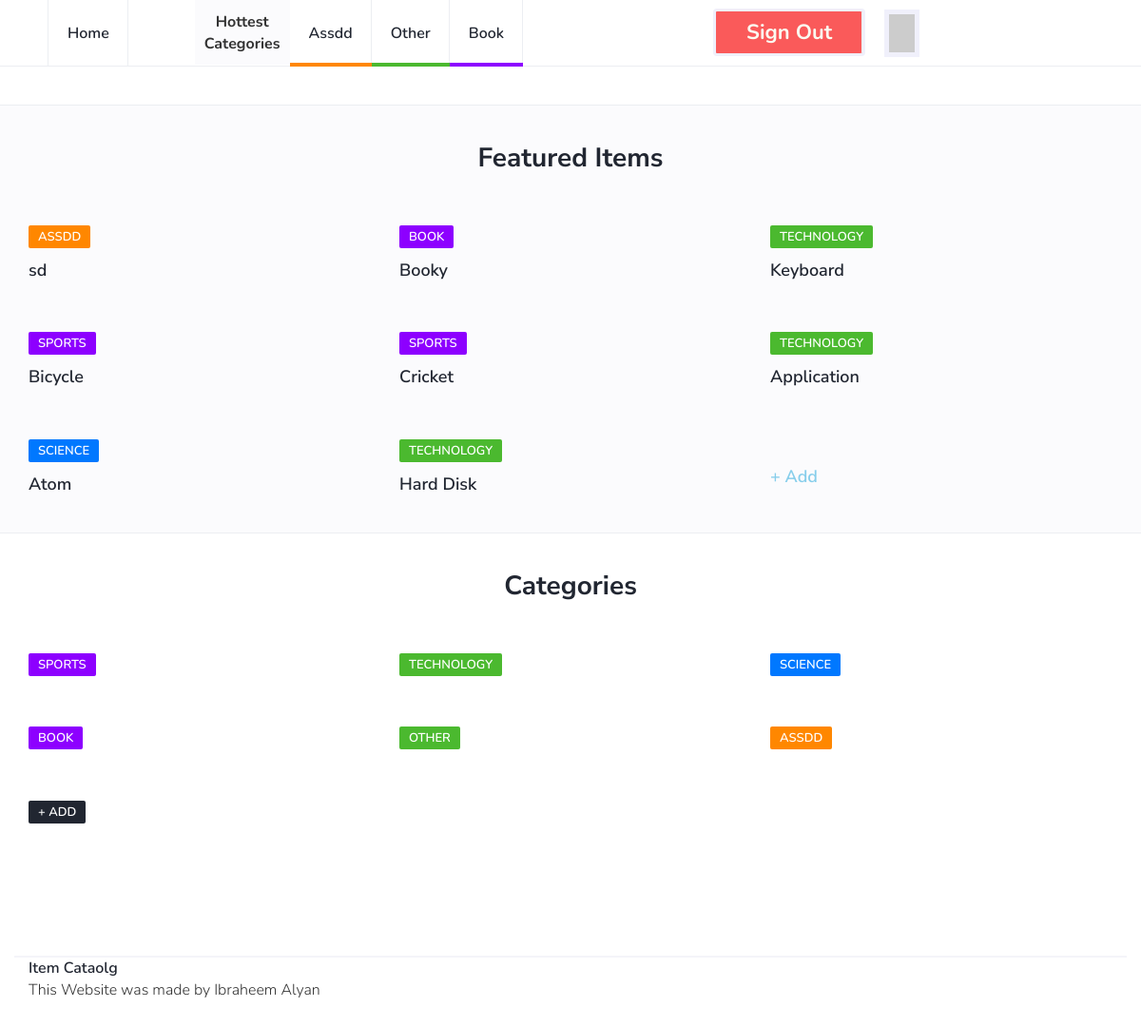
The app's page /index (signed in) with its own data.
### database_setup.py (models this page shows, shortened)
class Category(Base):
    __tablename__ = 'category'
    id = Column(Integer, primary_key = True)
    name =Column(String(80), nullable = False)

class Item(Base):
    __tablename__ = 'item'
    id = Column(Integer, primary_key=True)
    title = Column(String(100), nullable=False)
    description = Column(String(1000), nullable=False)
    author_id = Column(Integer, ForeignKey('user.id'))
    author = relationship(User)
    cat_id = Column(Integer, ForeignKey('category.id'))
    category = relationship(Category, single_parent=True)

### project.py (the view, shortened to what this page needs)
@app.route('/')
@app.route('/index')
def index():
    db = DBSession()
    categories = db.query(Category)
    top_categories = db.query(Category).order_by(desc(Category.id)).limit(3)
    latest_items = db.query(Item).order_by(desc(Item.id)).limit(8)
    if 'signed' not in session:
        session['signed'] = False
    if session['signed']:
        template = render_template("index.html" ,
                               categories = categories,
                               items = latest_items,
                               top_categories = top_categories,
                               user_dict = session["user_data_dict"])
        db.close()
        return template

### templates/index.html (shortened to what this page needs)
{% extends "main.html" %}
{% block content %}
		<div class="section">
		</div>
		<div class="section section-grey">
			<div class="container">
				<div class="row">
					<div class="col-md-12">
						<div class="section-title text-center">
							<h2>Featured Items</h2>
						</div>
					</div>
					{% for i in items %}
					<div class="col-md-4">
						<div class="post">
							<div class="post-body">
								<div class="post-meta">
									<a class="post-category cat-{{ ((i.category.id + 2 ) % 4) + 1 }}" href="{{ 'https://localhost:5000/catalog/' + i.category.name + '/items' }}">{{ i.category.name }}</a>
								</div>
								<h3 class="post-title"><a href="{{ 'https://localhost:5000/catalog/' + i.category.name + '/' + i.title }}"> {{ i.title }} </a></h3>
							</div>
						</div>
					</div>
					{% endfor %}
					<div class="col-md-4">
						<div class="post">
							<div class="post-body">
								<h3 class="post-title" style="padding-top:30px"><a href="https://localhost:5000/catalog/new-item" style="color:skyblue"> + Add </a></h3>
							</div>
						</div>
					</div>
				</div>
			</div>
		</div>
{% endblock %}

### templates/main.html (shortened to what this page needs)
<!DOCTYPE html>
<html lang="en">
	<head>
		<link type="text/css" rel="stylesheet" href="https://localhost:5000/css/bootstrap.min.css"/>
		<link rel="stylesheet" href="https://localhost:5000/css/font-awesome.min.css">
		<link type="text/css" rel="stylesheet" href="https://localhost:5000/css/style.css"/>
    </head>
	<body>
		<header id="header">
			<div id="nav">
				<div id="nav-fixed">
					<div class="container">
						<ul class="nav-menu nav navbar-nav">
							<li><a href="https://localhost:5000/">Home</a></li>
							<li id="sep"> Hottest <br> Categories </li>
							{% for c in top_categories %}
							<li class="cat-{{ ((c.id + 2 ) % 4) + 1 }}"><a href="{{ 'https://localhost:5000/catalog/' + c.name + '/items' }}">{{ c.name }}</a></li>
							{% endfor %}
              {% if not user_dict %}
              <li><a href="{{ url_for('internal_sign_up', _external = True ) }}" class="btn green" style="padding:12px 15px 12px 15px;">Sign up</a></li>
              <li><a href="{{ url_for('login', _external = True ) }}" class="btn red" style="padding:12px 15px 12px 15px;margin-left:20px">Log in</a></li>
              {% else %}
              <li><a href="{{ url_for('revoke', _external = True ) }}" class="btn red" style="padding: 12px 15px 12px 15px;">Sign out</a></li>
							<li><img src="{{ user_dict['picture'] }}" id="profile_img"></li>
              {% endif %}
            </ul>
					</div>
				</div>
			</div>
		</header>
    {% block content %}
    {% endblock %}
		<div class="section">
			<div class="container">
				<div class="row">
					<div class="col-md-12">
						<div class="section-title text-center">
							<h2>Categories</h2>
						</div>
					</div>
					{% for c in categories %}
					<div class="col-md-4">
						<div class="post">
							<div class="post-body">
								<div class="post-meta">
									<a class="post-category cat-{{ ((c.id + 2 ) % 4) + 1 }}" href="{{ 'https://localhost:5000/catalog/' + c.name + '/items' }}">{{ c.name }}</a>
								</div>
							</div>
						</div>
					</div>
					{% endfor %}
					<div class="col-md-4">
						<div class="post">
							<div class="post-body">
								<div class="post-meta">
									<a class="post-category" href="https://localhost:5000/catalog/new-category"> + Add </a>
								</div>
							</div>
						</div>
					</div>
				</div>
			</div>
		</div>
		<footer id="footer">
			<div class="container">
							<ul class="footer-nav">
								<li><a href="https://localhost:5000/">Item Cataolg</a></li>
							</ul>
							<div class="post-body">
								This Website was made by Ibraheem Alyan
							</div>
						</div>
		</footer>
	</body>
</html>

### templates/css/style.css (style rules this page uses)
body { font-family: 'Nunito', sans-serif; font-size: 16px; font-weight: 300; zoom: 150% color: #3d455c; margin: 0; padding: 0; overflow-x: hidden; }
h1, h2, h3, h4, h5, h6 { font-family: 'Nunito Sans', sans-serif; font-weight: 700; color: #212631; margin: 0px 0px 15px; }
h2 { font-size: 28px; }
h3 { font-size: 23px; }
a { font-weight: 600; color: #212631; text-decoration: none; }
ul { margin: 0; padding: 0; list-style: none }
.section.section-grey { background-color: #fbfbfd; border-bottom: 1px solid #eceef2; border-top: 1px solid #eceef2; }
.section .section-title { margin-bottom: 40px; }
.section .section-title h2 { text-transform: capitalize; font-size: 28px; }
#nav { height: 70px; }
#nav:after { content: ""; position: fixed; left: 0; right: 0; bottom: 0; top: 0; background-color: rgba(33, 38, 49, 0.5); z-index: 90; opacity: 0; visibility: hidden; -webkit-transition: 0.2s all; transition: 0.2s all; }
#nav-fixed { position: fixed; left: 0; right: 0; top: 0; z-index: 90; background-color: #FFF; -webkit-box-shadow: 0px -1px 0px 0px #eceef2 inset; box-shadow: 0px -1px 0px 0px #eceef2 inset; }
#sep { background-color: #fbfbfd; text-align: center; font-weight: bold; padding: 10px; padding-top: 12px; margin-left: 70px; }
#nav .container { position: relative; }
.nav-menu { margin-left: 20px; }
.nav-menu li a { position: relative; padding: 25px 20px; text-transform: capitalize; -webkit-box-shadow: -1px 0px 0px 0px #eceef2 inset; box-shadow: -1px 0px 0px 0px #eceef2 inset; -webkit-transition: 0.2s color; transition: 0.2s color; }
.nav-menu li:first-child a { border-left: 1px solid #eceef2; }
.nav-menu li a:after { content: ''; position: absolute; left: 0; right: 0; bottom: 0px; width: 100%; height: 4px; -webkit-transition: 0.2s width; transition: 0.2s width; }
.nav-menu li.cat-1 a:after { background-color: #4BB92F; }
.nav-menu li.cat-2 a:after { background-color: #ff8700; }
.nav-menu li.cat-4 a:after { background-color: #8d00ff; }
.section { padding-top: 40px; }
.post { margin-bottom: 40px; }
.post { display: block; -webkit-transition: 0.2s opacity; transition: 0.2s opacity; }
.post { width: 100%; }
.post .post-meta { margin-top: 15px; margin-bottom: 15px; }
.post-meta .post-category { font-size: 13px; text-transform: uppercase; padding: 3px 10px; font-weight: 600; border-radius: 2px; margin-right: 15px; color: #FFF; background-color: #212631; -webkit-transition: 0.2s opacity; transition: 0.2s opacity; }
.post-meta .post-category.cat-1 { background-color: #4BB92F; }
.post-meta .post-category.cat-2 { background-color: #ff8700; }
.post-meta .post-category.cat-3 { background-color: #0078ff; }
.post-meta .post-category.cat-4 { background-color: #8d00ff; }
.post .post-title { font-size: 18px; margin-bottom: 0px; }
.btn { width: 160px; height: 50px; text-align: center; font-size: 22px; color: #FBFBF0; border-width: 3px; border-color: #F0F0FB; font-weight: bold; margin-top: 9px; margin-left: 200px; }
.red { background: #fa5a5a; }
#profile_img { height: 50px; border: 5px solid #F0F0FB; margin-left: 20px; margin-top: 10px; }
#footer { padding-bottom: 40px; margin-top: 100px; }
#footer .container { border-top: 2px solid #F4f4f9; }
.footer-nav li { display: inline-block; margin-right: 15px; }

### records on screen
Category: name "Assdd", name "ASSDD"
Category: name "Other", name "OTHER"
Category: name "Book", name "BOOK"
Item: category.name "ASSDD", title "sd"
Item: category.name "BOOK", title "Booky"
Item: category.name "TECHNOLOGY", title "Keyboard"
Item: category.name "SPORTS", title "Bicycle"
Item: category.name "SPORTS", title "Cricket"
Item: category.name "TECHNOLOGY", title "Application"
Item: category.name "SCIENCE", title "Atom"
Item: category.name "TECHNOLOGY", title "Hard Disk"
Category: name "SPORTS"
Category: name "TECHNOLOGY"
Category: name "SCIENCE"
